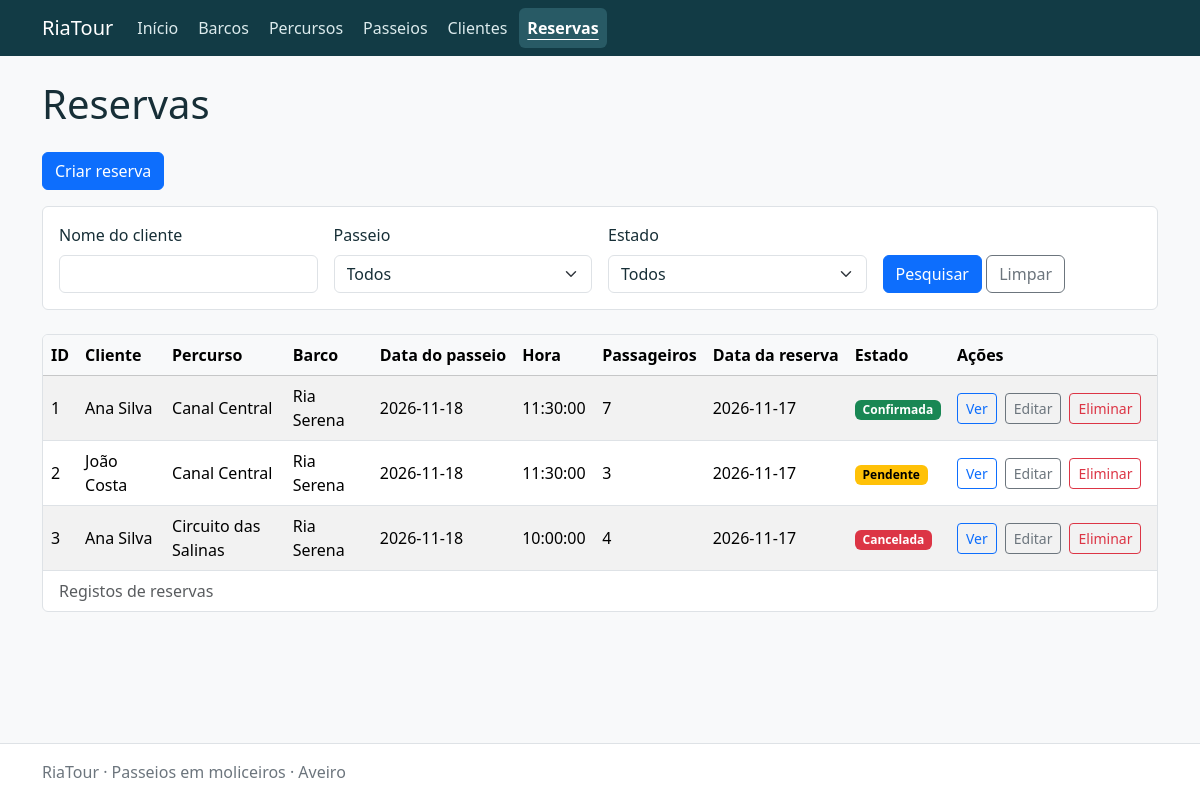
Page /bookings/index.php on the committed database.
### tables this page shows
CREATE TABLE bookings (
    id INT UNSIGNED AUTO_INCREMENT PRIMARY KEY,
    customer_id INT UNSIGNED NOT NULL,
    trip_id INT UNSIGNED NOT NULL,
    passengers SMALLINT UNSIGNED NOT NULL,
    booking_date DATE NOT NULL,
    status VARCHAR(10) NOT NULL DEFAULT 'pendente',
    CONSTRAINT chk_bookings_passengers CHECK (passengers > 0),
    CONSTRAINT chk_bookings_status CHECK (status IN ('pendente', 'confirmada', 'cancelada')),
    CONSTRAINT fk_bookings_customer FOREIGN KEY (customer_id) REFERENCES customers (id) ON DELETE RESTRICT,
    CONSTRAINT fk_bookings_trip FOREIGN KEY (trip_id) REFERENCES trips (id) ON DELETE RESTRICT,
    INDEX idx_bookings_trip_status (trip_id, status)
);

CREATE TABLE customers (
    id INT UNSIGNED AUTO_INCREMENT PRIMARY KEY,
    name VARCHAR(120) NOT NULL,
    email VARCHAR(254) NOT NULL,
    phone VARCHAR(32) NOT NULL,
    CONSTRAINT chk_customers_name CHECK (CHAR_LENGTH(TRIM(name)) > 0),
    CONSTRAINT chk_customers_email CHECK (CHAR_LENGTH(TRIM(email)) > 0),
    CONSTRAINT chk_customers_phone CHECK (CHAR_LENGTH(TRIM(phone)) > 0)
);

CREATE TABLE routes (
    id INT UNSIGNED AUTO_INCREMENT PRIMARY KEY,
    name VARCHAR(100) NOT NULL,
    description TEXT NOT NULL,
    duration_minutes SMALLINT UNSIGNED NOT NULL,
    price_per_passenger DECIMAL(8,2) NOT NULL,
    CONSTRAINT chk_routes_name CHECK (CHAR_LENGTH(TRIM(name)) > 0),
    CONSTRAINT chk_routes_description CHECK (CHAR_LENGTH(TRIM(description)) > 0),
    CONSTRAINT chk_routes_duration CHECK (duration_minutes > 0),
    CONSTRAINT chk_routes_price CHECK (price_per_passenger > 0)
);

CREATE TABLE boats (
    id INT UNSIGNED AUTO_INCREMENT PRIMARY KEY,
    name VARCHAR(100) NOT NULL,
    capacity SMALLINT UNSIGNED NOT NULL,
    status VARCHAR(10) NOT NULL DEFAULT 'ativo',
    CONSTRAINT chk_boats_name CHECK (CHAR_LENGTH(TRIM(name)) > 0),
    CONSTRAINT chk_boats_capacity CHECK (capacity > 0),
    CONSTRAINT chk_boats_status CHECK (status IN ('ativo', 'inativo'))
);

CREATE TABLE trips (
    id INT UNSIGNED AUTO_INCREMENT PRIMARY KEY,
    boat_id INT UNSIGNED NOT NULL,
    route_id INT UNSIGNED NOT NULL,
    trip_date DATE NOT NULL,
    trip_time TIME NOT NULL,
    is_cancelled TINYINT UNSIGNED NOT NULL DEFAULT 0,
    CONSTRAINT chk_trips_time CHECK (trip_time BETWEEN '00:00:00' AND '23:59:59'),
    CONSTRAINT chk_trips_cancelled CHECK (is_cancelled IN (0, 1)),
    CONSTRAINT fk_trips_boat FOREIGN KEY (boat_id) REFERENCES boats (id) ON DELETE RESTRICT,
    CONSTRAINT fk_trips_route FOREIGN KEY (route_id) REFERENCES routes (id) ON DELETE RESTRICT
);

### app/config/local.php (called while the page is built)
<?php
return [
    'host' => '127.0.0.1',
    'port' => 3306,
    'database' => 'bdRiaTour_NomeConcorrente_C27',
    'username' => 'root',
    'password' => '',
    'base_url' => '',
];

### app/bootstrap.php (called while the page is built, shortened)
<?php
$config = require __DIR__ . '/config/local.php';
require_once __DIR__ . '/helpers/functions.php';
$navigation = [
    'boats' => 'Barcos', 'routes' => 'Percursos', 'trips' => 'Passeios',
    'customers' => 'Clientes', 'bookings' => 'Reservas',
];

### app/views/crud-table.php (the view)
<div class="table-responsive bg-white border rounded" tabindex="0" role="region" aria-label="Tabela de <?= e(mb_strtolower($title)) ?>">
<table class="table table-striped table-hover align-middle mb-0 riatour-table">
    <caption class="px-3">Registos de <?= e(mb_strtolower($title)) ?></caption>
    <thead class="table-light"><tr><?php foreach ($columns as $label): ?><th scope="col"><?= e($label) ?></th><?php endforeach; ?><th scope="col">Ações</th></tr></thead>
    <tbody>
    <?php foreach ($rows as $row): ?>
        <tr><?php foreach ($columns as $field => $label): ?>
            <td><?= $field === 'status' ? statusBadge($row[$field]) : e($row[$field]) ?></td>
        <?php endforeach; ?>
            <td><div class="d-flex flex-wrap gap-2">
                <a class="btn btn-sm btn-outline-primary" href="<?= e(url($section . '/view.php?id=' . $row['id'])) ?>">Ver</a>
                <a class="btn btn-sm btn-outline-secondary" href="<?= e(url($section . '/form.php?id=' . $row['id'])) ?>">Editar</a>
                <a class="btn btn-sm btn-outline-danger" href="<?= e(url($section . '/delete.php?id=' . $row['id'])) ?>">Eliminar</a>
            </div></td>
        </tr>
    <?php endforeach; ?>
    </tbody>
</table>
</div>

### app/views/header.php (shortened to what this page needs)
<!doctype html>
<html lang="pt-PT">
<head>
    <link rel="stylesheet" href="<?= e(url('assets/bootstrap/bootstrap.min.css')) ?>">
    <link rel="stylesheet" href="<?= e(url('assets/riatour.css')) ?>">
</head>
<body class="bg-light d-flex flex-column min-vh-100">
<nav class="navbar navbar-expand-lg navbar-dark riatour-nav" aria-label="Navegação principal">
    <div class="container">
        <a class="navbar-brand" href="<?= e(url()) ?>">RiaTour</a>
        <div class="collapse navbar-collapse" id="navigation">
            <div class="navbar-nav gap-1">
                <a class="nav-link <?= ($section ?? '') === 'home' ? 'active' : '' ?>"
                   <?= ($section ?? '') === 'home' ? 'aria-current="page"' : '' ?>
                   href="<?= e(url()) ?>">Início</a>
                <?php foreach ($navigation as $key => $label): ?>
                    <a class="nav-link <?= ($section ?? '') === $key ? 'active' : '' ?>"
                       <?= ($section ?? '') === $key ? 'aria-current="page"' : '' ?>
                       href="<?= e(url($key . '/')) ?>"><?= e($label) ?></a>
                <?php endforeach; ?>
            </div>
        </div>
    </div>
</nav>
<main id="conteudo" class="container py-4 flex-grow-1" tabindex="-1">
    <h1 class="mb-4"><?= e($title) ?></h1>

### public/bookings/index.php (shortened to what this page needs)
<?php
require __DIR__ . '/../../app/bootstrap.php';
$section = 'bookings';
$title = 'Reservas';
$sql = "SELECT bk.id, c.name AS customer, r.name AS route, b.name AS boat, t.trip_date, t.trip_time, bk.passengers, bk.booking_date, bk.status FROM bookings bk JOIN customers c ON c.id=bk.customer_id JOIN trips t ON t.id=bk.trip_id JOIN routes r ON r.id=t.route_id JOIN boats b ON b.id=t.boat_id WHERE 1=1";
$parameters = [];
$customer = inputText($_GET, 'customer');
try {
    $rows = fetchAll($sql . ' ORDER BY bk.id', $parameters);
} catch (PDOException $exception) {
    error_log($exception->getMessage());
    pageError(503, 'Não foi possível consultar os registos.');
}
$columns = ['id' => 'ID', 'customer' => 'Cliente', 'route' => 'Percurso', 'boat' => 'Barco', 'trip_date' => 'Data do passeio', 'trip_time' => 'Hora', 'passengers' => 'Passageiros', 'booking_date' => 'Data da reserva', 'status' => 'Estado'];
require __DIR__ . '/../../app/views/header.php';
?>
<a class="btn btn-primary mb-3" href="<?= e(url('bookings/form.php')) ?>">Criar reserva</a>
<form method="get" class="riatour-filters bg-white border rounded p-3 mb-4" role="search" aria-label="Filtrar registos">
<div><label class="form-label" for="customer">Nome do cliente</label>
<input class="form-control" id="customer" name="customer" type="text"   value="<?= e($customer) ?>" ></div>
<div><label class="form-label" for="trip_id">Passeio</label>
<select class="form-select" id="trip_id" name="trip_id" ><option value="">Todos</option></select></div>
<div><label class="form-label" for="status">Estado</label>
<select class="form-select" id="status" name="status" ><option value="">Todos</option></select></div>
<div><button type="submit" class="btn btn-primary">Pesquisar</button> <a class="btn btn-outline-secondary" href="<?= e(url('bookings/')) ?>">Limpar</a></div>
</form>
<?php if (!$rows): ?><p class="alert alert-info">Não foram encontrados registos.</p>
<?php else: require __DIR__ . '/../../app/views/crud-table.php'; endif; ?>
<?php require __DIR__ . '/../../app/views/footer.php'; ?>

### app/helpers/functions.php (shortened to what this page needs)
<?php
function e($value): string
{
    return htmlspecialchars((string) $value, ENT_QUOTES | ENT_SUBSTITUTE, 'UTF-8');
}
function url(string $path = ''): string
{
    global $config;
    return rtrim($config['base_url'], '/') . '/' . ltrim($path, '/');
}
function database(): PDO
{
    global $config;
    static $connection = null;
    if ($connection === null) {
        $connection = new PDO(
            "mysql:host={$config['host']};port={$config['port']};dbname={$config['database']};charset=utf8mb4",
            $config['username'],
            $config['password'],
            [
                PDO::ATTR_ERRMODE => PDO::ERRMODE_EXCEPTION,
                PDO::ATTR_DEFAULT_FETCH_MODE => PDO::FETCH_ASSOC,
                PDO::ATTR_EMULATE_PREPARES => false,
            ]
        );
    }
    return $connection;
}
function fetchAll(string $sql, array $parameters = []): array
{
    $statement = database()->prepare($sql);
    $statement->execute($parameters);
    return $statement->fetchAll();
}
function inputText(array $input, string $key): string
{
    return isset($input[$key]) && is_string($input[$key]) ? trim($input[$key]) : '';
}
function statusBadge(string $status): string
{
    $colour = match ($status) {
        'ativo', 'disponível', 'confirmada' => 'success',
        'pendente', 'esgotado' => 'warning',
        'cancelada', 'cancelado' => 'danger',
        default => 'secondary',
    };
    return '<span class="badge text-bg-' . $colour . '">' . e(mb_convert_case($status, MB_CASE_TITLE, 'UTF-8')) . '</span>';
}

### app/views/footer.php (shortened to what this page needs)
</main>
<footer class="border-top bg-white py-3">
    <div class="container text-secondary">RiaTour · Passeios em moliceiros · Aveiro</div>
</footer>
</body>
</html>

### public/assets/riatour.css (style rules this page uses)
:root { --bs-body-color: #172f37; }
.riatour-nav { background: #123b45; }
.riatour-nav .nav-link { color: #dcebed; border-radius: .375rem; padding-inline: .85rem; }
.riatour-nav .nav-link.active, .riatour-nav .nav-link:hover { background: #285a65; color: #fff; }
.riatour-nav .nav-link.active { font-weight: 700; text-decoration: underline; text-underline-offset: .3rem; }
.riatour-table th { white-space: nowrap; }
.riatour-table td { min-width: 5rem; overflow-wrap: anywhere; }
.riatour-table td:first-child { min-width: auto; }
.riatour-table td:last-child { min-width: 13rem; }
.riatour-filters { display: grid; grid-template-columns: repeat(auto-fit, minmax(min(100%, 13rem), 1fr)); align-items: end; gap: 1rem; }

### rows in the picture
bookings: id "1", customer.name "Ana Silva", routes.name "Canal Central", boats.name "Ria Serena", trip.trip_date "2026-11-18", trip.trip_time "11:30:00", passengers "7", booking_date "2026-11-17", status "Confirmada"
bookings: id "2", customer.name "João Costa", routes.name "Canal Central", boats.name "Ria Serena", trip.trip_date "2026-11-18", trip.trip_time "11:30:00", passengers "3", booking_date "2026-11-17", status "Pendente"
bookings: id "3", customer.name "Ana Silva", routes.name "Circuito das Salinas", boats.name "Ria Serena", trip.trip_date "2026-11-18", trip.trip_time "10:00:00", passengers "4", booking_date "2026-11-17", status "Cancelada"

### other values in the picture
$label "Barcos"
$label "Percursos"
$label "Passeios"
$label "Clientes"
$label "Reservas"
$title "Reservas"
mb_strtolower($title) "reservas"
$label "ID"
$label "Cliente"
$label "Percurso"
$label "Barco"
$label "Data do passeio"
$label "Hora"
$label "Passageiros"
$label "Data da reserva"
